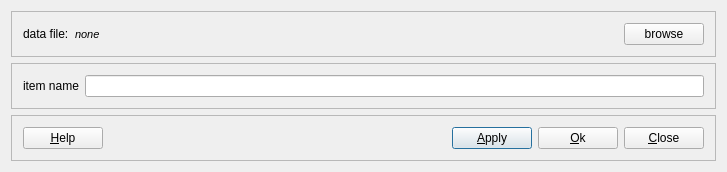
<?xml version="1.0" encoding="UTF-8"?>
<ui version="4.0">
 <class>UnstructuredGridReaderConfig</class>
 <widget class="QDialog" name="UnstructuredGridReaderConfig">
  <property name="geometry">
   <rect>
    <x>0</x>
    <y>0</y>
    <width>727</width>
    <height>141</height>
   </rect>
  </property>
  <property name="windowTitle">
   <string>configure unstructured grid reader</string>
  </property>
  <layout class="QVBoxLayout">
   <item>
    <widget class="Q3Frame" name="frame19">
     <property name="frameShape">
      <enum>QFrame::StyledPanel</enum>
     </property>
     <property name="frameShadow">
      <enum>QFrame::Raised</enum>
     </property>
     <layout class="QHBoxLayout">
      <item>
       <widget class="QLabel" name="textLabel2">
        <property name="text">
         <string>data file:</string>
        </property>
        <property name="wordWrap">
         <bool>false</bool>
        </property>
       </widget>
      </item>
      <item>
       <widget class="QLabel" name="file_label">
        <property name="sizePolicy">
         <sizepolicy hsizetype="MinimumExpanding" vsizetype="Preferred">
          <horstretch>0</horstretch>
          <verstretch>0</verstretch>
         </sizepolicy>
        </property>
        <property name="font">
         <font>
          <pointsize>8</pointsize>
          <italic>true</italic>
         </font>
        </property>
        <property name="text">
         <string>none</string>
        </property>
        <property name="wordWrap">
         <bool>false</bool>
        </property>
       </widget>
      </item>
      <item>
       <widget class="QPushButton" name="browse_pb">
        <property name="text">
         <string>browse</string>
        </property>
       </widget>
      </item>
     </layout>
    </widget>
   </item>
   <item>
    <spacer name="spacer3">
     <property name="orientation">
      <enum>Qt::Vertical</enum>
     </property>
     <property name="sizeType">
      <enum>QSizePolicy::Expanding</enum>
     </property>
     <property name="sizeHint" stdset="0">
      <size>
       <width>20</width>
       <height>16</height>
      </size>
     </property>
    </spacer>
   </item>
   <item>
    <widget class="Q3Frame" name="frame18">
     <property name="frameShape">
      <enum>QFrame::StyledPanel</enum>
     </property>
     <property name="frameShadow">
      <enum>QFrame::Raised</enum>
     </property>
     <layout class="QHBoxLayout">
      <item>
       <widget class="QLabel" name="textLabel2_2">
        <property name="text">
         <string>item name</string>
        </property>
        <property name="wordWrap">
         <bool>false</bool>
        </property>
       </widget>
      </item>
      <item>
       <widget class="QLineEdit" name="name_edit"/>
      </item>
     </layout>
    </widget>
   </item>
   <item>
    <widget class="Q3Frame" name="frame14">
     <property name="frameShape">
      <enum>QFrame::StyledPanel</enum>
     </property>
     <property name="frameShadow">
      <enum>QFrame::Raised</enum>
     </property>
     <layout class="QHBoxLayout">
      <item>
       <widget class="QPushButton" name="help_pb">
        <property name="text">
         <string>&amp;Help</string>
        </property>
        <property name="shortcut">
         <string>F1</string>
        </property>
        <property name="autoDefault">
         <bool>true</bool>
        </property>
       </widget>
      </item>
      <item>
       <spacer name="Horizontal Spacing2_2">
        <property name="orientation">
         <enum>Qt::Horizontal</enum>
        </property>
        <property name="sizeType">
         <enum>QSizePolicy::Expanding</enum>
        </property>
        <property name="sizeHint" stdset="0">
         <size>
          <width>287</width>
          <height>20</height>
         </size>
        </property>
       </spacer>
      </item>
      <item>
       <widget class="QPushButton" name="apply_pb">
        <property name="text">
         <string>&amp;Apply</string>
        </property>
        <property name="shortcut">
         <string>Alt+A</string>
        </property>
        <property name="autoDefault">
         <bool>true</bool>
        </property>
        <property name="default">
         <bool>true</bool>
        </property>
       </widget>
      </item>
      <item>
       <widget class="QPushButton" name="ok_pb">
        <property name="text">
         <string>&amp;Ok</string>
        </property>
        <property name="shortcut">
         <string>Alt+O</string>
        </property>
       </widget>
      </item>
      <item>
       <widget class="QPushButton" name="buttonCancel">
        <property name="text">
         <string>&amp;Close</string>
        </property>
        <property name="shortcut">
         <string>Alt+C</string>
        </property>
        <property name="autoDefault">
         <bool>true</bool>
        </property>
       </widget>
      </item>
     </layout>
    </widget>
   </item>
  </layout>
 </widget>
 <layoutdefault spacing="6" margin="11"/>
 <pixmapfunction>qPixmapFromMimeSource</pixmapfunction>
 <customwidgets>
  <customwidget>
   <class>Q3Frame</class>
   <extends>QFrame</extends>
   <header>Qt3Support/Q3Frame</header>
   <container>1</container>
  </customwidget>
 </customwidgets>
 <resources/>
 <connections>
  <connection>
   <sender>browse_pb</sender>
   <signal>clicked()</signal>
   <receiver>UnstructuredGridReaderConfig</receiver>
   <slot>browse()</slot>
   <hints>
    <hint type="sourcelabel">
     <x>20</x>
     <y>20</y>
    </hint>
    <hint type="destinationlabel">
     <x>20</x>
     <y>20</y>
    </hint>
   </hints>
  </connection>
  <connection>
   <sender>ok_pb</sender>
   <signal>clicked()</signal>
   <receiver>UnstructuredGridReaderConfig</receiver>
   <slot>accept()</slot>
   <hints>
    <hint type="sourcelabel">
     <x>20</x>
     <y>20</y>
    </hint>
    <hint type="destinationlabel">
     <x>20</x>
     <y>20</y>
    </hint>
   </hints>
  </connection>
  <connection>
   <sender>buttonCancel</sender>
   <signal>clicked()</signal>
   <receiver>UnstructuredGridReaderConfig</receiver>
   <slot>reject()</slot>
   <hints>
    <hint type="sourcelabel">
     <x>20</x>
     <y>20</y>
    </hint>
    <hint type="destinationlabel">
     <x>20</x>
     <y>20</y>
    </hint>
   </hints>
  </connection>
 </connections>
</ui>
